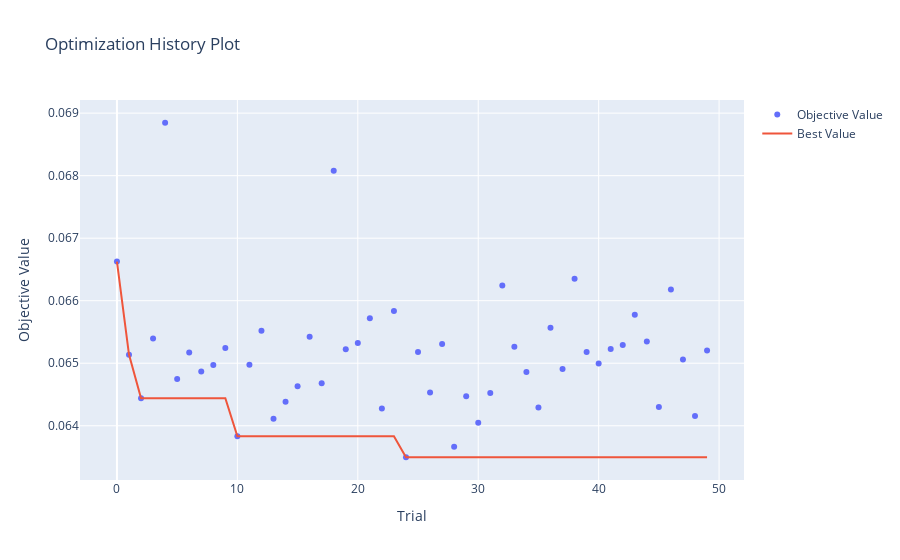

Notebook cell for this chart:
### Markdown cell above
# Optuna Visualisations

### Code cell
optuna.visualization.plot_optimization_history(study)
